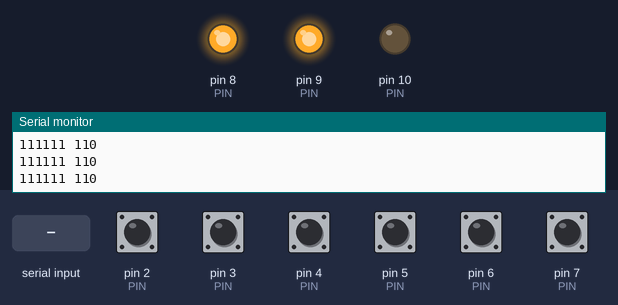
The sketch below on a simulated Arduino Mega 2560, built with avr-gcc and run on an emulated ATmega2560. Shown: output pins drawn as LEDs (lit = HIGH), the last lines printed to the serial monitor. The test bench sets the inputs (shaded band); at power-on: pin 2 (PIN), pin 3 (PIN), pin 4 (PIN), pin 5 (PIN), pin 6 (PIN), pin 7 (PIN) HIGH.

Above: at 1.2 s.
1.3 s: pin 3 (PIN) pulled LOW for 0.15 s
At 1.46 s:
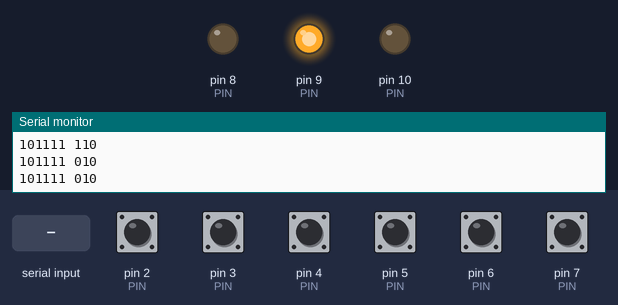
3.0 s: "R\n" received over Serial
4.5 s: "S\n" received over Serial
Timing chart, 0 to 7.5 s (numbered marks = the images above; inputs shaded):
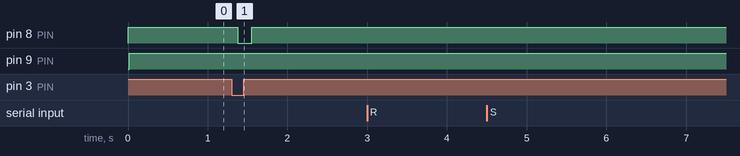

The sketch:

micronPLC.ino
```cpp
// const String Command = "LD 3 \r\n"
//                        "AND 2 \r\n"
//                        "OUT 8 \r\n";

const String Command = "LD 3 \r\n"
                       "AND 4 \r\n"
                       "OUT 8 \r\n"
                       "AND 5 \r\n"
                       "OR 6 \r\n"
                       "OUT 9 \r\n";

int Acc = 0;
int posCommand = 0;
bool runflag = false;  //if power on auto start . runflag should be true
String TermString = "";

//IO location align  STM(bluepill) can not specify direct pin num
//int PIN[] ={-1,-1,-1,PB3,PB4,PB5,PB6,PB7
//             ,PB8,PB9,PB10 };

// test for Arduino mega etc..
int PIN[] = { -1, -1, 2, 3, 4, 5, 6, 7, 8, 9, 10 };


String cmdArray[10];  //translated commands
int cmdArg[10];       //argument of translated commands
//string cmdArg2[10];    //argument of translated commands

void setup() {
  // put your setup code here, to run once:
  Serial.begin(9600);
  for (int i = 2; i <= 7; i++) {
    //pinMode(i, INPUT_PULLUP);
    pinMode(PIN[i], INPUT_PULLUP);
  }
  for (int i = 8; i <= 10; i++) {
    //pinMode(i, OUTPUT);
    //digitalWrite(i, LOW);
    pinMode(PIN[i], OUTPUT);
    digitalWrite(PIN[i], LOW);
  }

  //Translate Command strings and store to arrays
  String command = Command;
  posCommand = 0;
  while (command.indexOf("\r\n") != -1) {
    int index = command.indexOf("\r\n");
    //上２行 こう書いてもいい？
    //while(int index = command.indexOf("\r\n") != -1) {
    String line = command.substring(0, index);
    setCommand2Array(line);                  //ignore error commannd
    command = command.substring(index + 2);  //
  }
  cmdArray[posCommand] = "xxxx";  //　exit code
  posCommand = 0;

  Serial.println("Start microPLC");
  runflag = true;
}

void loop() {
  if (Serial.available()) {
    char c = Serial.read();
    if (c == '\n') {
      doTermCommand(TermString);
      TermString = "";
    } else {
      TermString += c;
    }
  }
  if (runflag) {
    doCommand();
    monitor();
  }
}

void doTermCommand(String str) {
  str.trim();
  if (str == "R") {
    runflag = true;
    posCommand = 0;
    Acc = 0;

    Serial.println("Run");
  } else if (str == "S") {
    runflag = false;
    Serial.println("Stop");
  }
}

String doCommand() {

  String cmd = cmdArray[posCommand];
  int arg = cmdArg[posCommand];
  //  int arg2 = cmdArg[posCommand]; // if you want
  posCommand++;
  if (cmd == "LD") {
    Acc = digitalRead(arg);  // Hi level mean Sw On.    if Hi level mean Sw Off..Should be reverse the logic.
  } else if (cmd == "AND") {
    Acc = Acc && digitalRead(PIN[arg]);
  } else if (cmd == "OR") {
    Acc = Acc || digitalRead(PIN[arg]);
  } else if (cmd == "NOT") {
    Acc = !digitalRead(PIN[arg]);
  } else if (cmd == "NAND") {
    Acc = !(Acc && digitalRead(PIN[arg]));
  } else if (cmd == "NOR") {
    Acc = !(Acc || digitalRead(PIN[arg]));
  } else if (cmd == "OUT") {
    digitalWrite(PIN[arg], Acc ? HIGH : LOW);  //Hi mean On
  } else if (cmd == "NOUT") {
    digitalWrite(PIN[arg], Acc ? LOW : HIGH);
  } else if (cmd == "xxxx") {
    posCommand = 0;
    Acc = 0;
    return cmd;
  }
}

bool setCommand2Array(String line) {  // if error return true
  line.trim();
  int i = line.indexOf(' ');
  if (i > 0) {
    String cmd = line.substring(0, i);
    String arg = line.substring(i + 1);

    if (cmd == "LD" || cmd == "AND" || cmd == "OR" || cmd == "NOT" || cmd == "NAND" || cmd == "NOR" || cmd == "OUT" || cmd == "NOUT") {
      //std commands will have an arg.
      int pin = arg.toInt();
      //if(pin==-1){//error todo }
      cmdArray[posCommand] = cmd;
      cmdArg[posCommand++] = pin;
      return false;
      //  } else if (cmd == "timer") {  // add something new
      //  } else if (cmd == "pulse") {
    } else {
      Serial.print("There is Error in Program. \r\n Line ");
      Serial.println(posCommand);
      cmdArray[posCommand++] = "error";
      delay(2000);
      return true;
    }
  }
}

void monitor() {
  for (int i = 2; i <= 7; i++) {
    Serial.print(digitalRead(PIN[i]));
  }
  Serial.print(" ");

  for (int i = 8; i <= 10; i++) {
    Serial.print(digitalRead(PIN[i]));
  }

  Serial.println();
}
```

Measured:
- after the input at 1.3 s, pin 8 (PIN): HIGH → LOW after 0.08 s, → HIGH 0.17 s later
